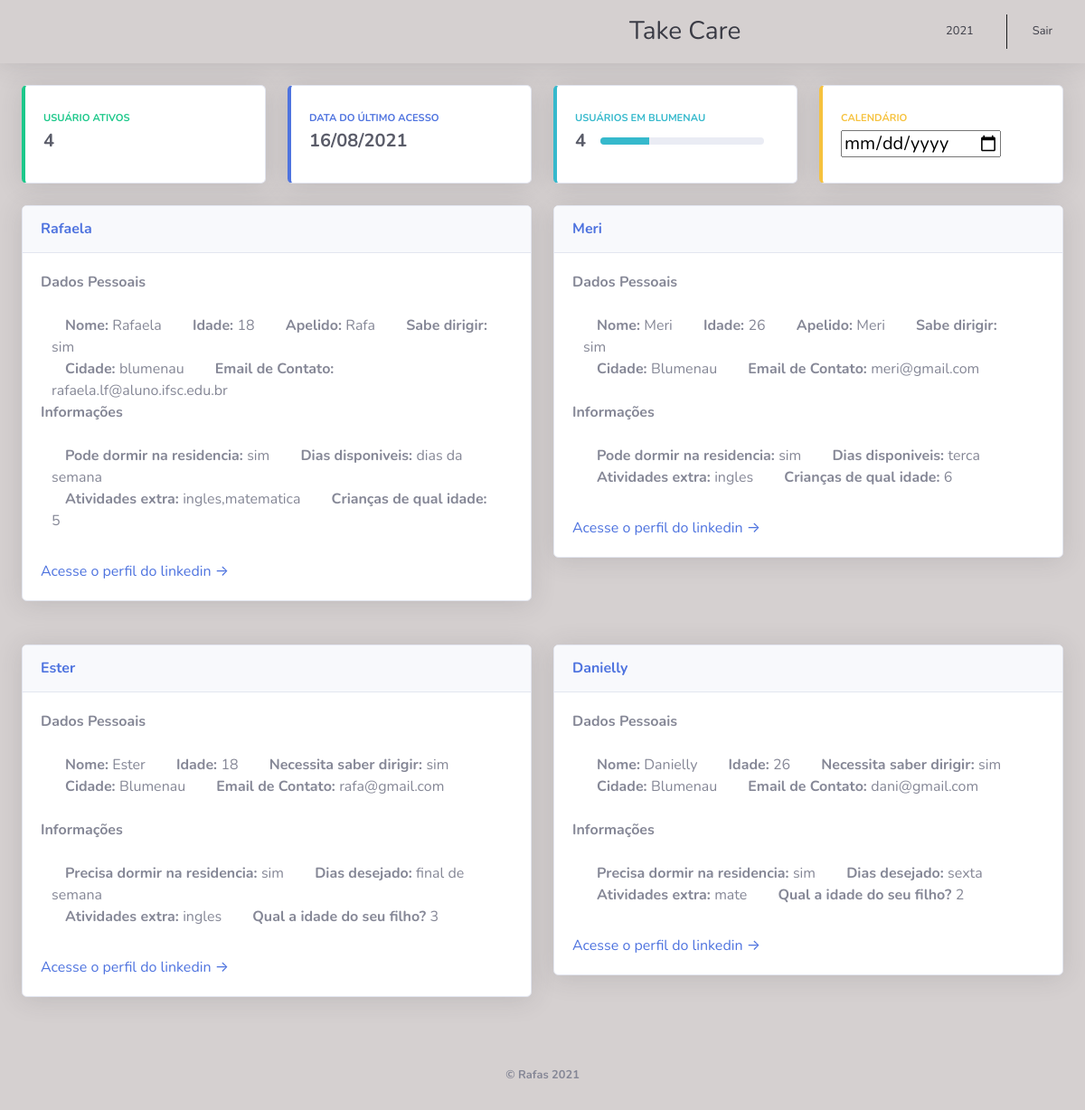
Screenshot of /logado/principal.php (signed in) with the database file from the repository.
### tables this page shows
CREATE TABLE `cadastro_baba` (
  `id` int(11) NOT NULL,
  `nome` varchar(240) NOT NULL,
  `documento` varchar(240) NOT NULL,
  `apelido` varchar(240) NOT NULL,
  `idade` int(240) NOT NULL,
  `nascimento` date NOT NULL,
  `idadeFilho` int(20) NOT NULL,
  `atividade` varchar(240) NOT NULL,
  `dirigir` varchar(240) NOT NULL,
  `dormiBaba` varchar(240) NOT NULL,
  `semana` varchar(240) NOT NULL,
  `nomeMae` varchar(240) NOT NULL,
  `cep` varchar(240) NOT NULL,
  `cidade` varchar(240) NOT NULL,
  `endereco` varchar(240) NOT NULL,
  `bairro` varchar(240) NOT NULL,
  `numero` varchar(240) NOT NULL,
  `complemento` varchar(240) NOT NULL,
  `email` varchar(240) NOT NULL,
  `senha` varchar(240) NOT NULL,
  `link` varchar(2048) NOT NULL
);

CREATE TABLE `cadastro_responsavel` (
  `id` int(11) NOT NULL,
  `nome` varchar(240) NOT NULL,
  `documento` varchar(240) NOT NULL,
  `apelido` varchar(30) NOT NULL,
  `idade` varchar(240) NOT NULL,
  `nascimento` date NOT NULL,
  `idadeFilho` int(10) NOT NULL,
  `atividade` varchar(240) NOT NULL,
  `dirigir` varchar(240) NOT NULL,
  `dormiPais` varchar(240) NOT NULL,
  `semana` varchar(240) NOT NULL,
  `nomeMae` varchar(240) NOT NULL,
  `cep` varchar(240) NOT NULL,
  `cidade` varchar(240) NOT NULL,
  `endereco` varchar(240) NOT NULL,
  `bairro` varchar(240) NOT NULL,
  `numero` varchar(240) NOT NULL,
  `complemento` varchar(240) NOT NULL,
  `email` varchar(240) NOT NULL,
  `senha` varchar(240) NOT NULL,
  `link` varchar(2048) NOT NULL
);

### logado/principal.php (the view, shortened to what the rows shown need)
<?php
global $conexao;
$consulta = "SELECT * FROM cadastro_baba";
$con = mysqli_query($conexao, $consulta) or die (mysqli_error);
$resp = "SELECT * FROM cadastro_responsavel";
$conec = mysqli_query($conexao, $resp) or die (mysqli_error);
?>
<!DOCTYPE html>
<html lang="en">
<head>
    <link href="../template/vendor/fontawesome-free/css/all.min.css" rel="stylesheet" type="text/css">
    <link href="../template/css/sb-admin-2.css" rel="stylesheet">
</head>
<body id="page-top">
<div id="wrapper">
    <div id="content-wrapper" class="d-flex flex-column">
        <div id="content">
            <div class="container-fluid">
                <div class="row">
                    <?php  while($dadoBaba = $con->fetch_array()){ ?>
                    <div class="col-lg-6 mb-4">
                        <div class="card shadow mb-4">
                            <div class="card-header py-3">
                                <h6 class="m-0 font-weight-bold text-primary"><?php echo $dadoBaba["nome"] ?></h6>
                            </div>
                            <div class="card-body">
                                <div class="col-md-12 col-xs-12">
                                    <div class="form-group row">
                                        <b>Dados Pessoais</b><br><br>
                                        <div class="col-md-12 col-xs-12">
                                            <a style="margin: 15px">
                                                <b>Nome: </b>
                                                <?php echo $dadoBaba["nome"] ?>
                                            </a>
                                            <a style="margin: 15px">
                                                <b>Idade: </b>
                                                <?php echo $dadoBaba["idade"] ?>
                                            </a>
                                            <a style="margin: 15px">
                                                <b>Apelido: </b>
                                                <?php echo $dadoBaba["apelido"] ?>
                                            </a>
                                            <a style="margin: 15px">
                                                <b>Sabe dirigir: </b>
                                                <?php echo $dadoBaba["dirigir"] ?>
                                            </a>
                                        </div>
                                        <br>
                                        <div class="col-md-12 col-xs-12">
                                            <a style="margin: 15px">
                                                <b>Cidade: </b>
                                                <?php echo $dadoBaba["cidade"] ?>
                                            </a>
                                            <a style="margin: 15px">
                                                <b>Email de Contato: </b>
                                                <?php echo $dadoBaba["email"] ?>
                                            </a>
                                        </div>
                                        <br>
                                        <br>
                                        <div class="form-group">
                                            <b>Informações</b><br><br>
                                            <div class="col-md-12 col-xs-12">
                                                <a style="margin: 15px">
                                                    <b>Pode dormir na residencia: </b>
                                                    <?php echo $dadoBaba["dormiBaba"] ?>
                                                </a>
                                                <a style="margin: 15px">
                                                    <b>Dias disponiveis: </b>
                                                    <?php echo $dadoBaba["semana"] ?>
                                                </a>
                                            </div>
                                            <div class="col-md-12 col-xs-12">
                                                <a style="margin: 15px">
                                                    <b>Atividades extra: </b>
                                                    <?php echo $dadoBaba["atividade"] ?>
                                                </a>
                                                <a style="margin: 15px">
                                                    <b>Crianças de qual idade: </b>
                                                    <?php echo $dadoBaba["idadeFilho"] ?>
                                                </a>
                                            </div>
                                        </div>
                                    </div>
                                </div>
                                <a target="_blank" rel="nofollow" href=" <?php echo $dadoBaba["link"] ?>">Acesse o perfil do linkedin &rarr;</a>
                            </div>
                        </div>
                    </div>
                    <?php  } ?>
                    <?php  while($dadoResponsavel = $conec->fetch_array()){ ?>
                        <div class="col-lg-6 mb-4">
                            <div class="card shadow mb-4">
                                <div class="card-header py-3">
                                    <h6 class="m-0 font-weight-bold text-primary"><?php echo $dadoResponsavel["nome"] ?></h6>
                                </div>
                                <div class="card-body">
                                    <div class="col-md-12 col-xs-12">
                                        <div class="form-group row">
                                            <b>Dados Pessoais</b><br><br>
                                            <div class="col-md-12 col-xs-12">
                                                <a style="margin: 15px">
                                                    <b>Nome: </b>
                                                    <?php echo $dadoResponsavel["nome"] ?>
                                                </a>
                                                <a style="margin: 15px">
                                                    <b>Idade: </b>
                                                    <?php echo $dadoResponsavel["idade"] ?>
                                                </a>
                                                <a style="margin: 15px">
                                                    <b>Necessita saber dirigir: </b>
                                                    <?php echo $dadoResponsavel["dirigir"] ?>
                                                </a>
                                            </div>
                                            <br>
                                            <div class="col-md-12 col-xs-12">
                                                <a style="margin: 15px">
                                                    <b>Cidade: </b>
                                                    <?php echo $dadoResponsavel["cidade"] ?>
                                                </a>
                                                <a style="margin: 15px">
                                                    <b>Email de Contato: </b>
                                                    <?php echo $dadoResponsavel["email"] ?>
                                                </a>
                                            </div>
                                            <br>
                                            <br>
                                            <div class="form-group">
                                                <b>Informações</b><br><br>
                                                <div class="col-md-12 col-xs-12">
                                                    <a style="margin: 15px">
                                                        <b>Precisa dormir na residencia: </b>
                                                        <?php echo $dadoResponsavel["dormiPais"] ?>
                                                    </a>
                                                    <a style="margin: 15px">
                                                        <b>Dias desejado: </b>
                                                        <?php echo $dadoResponsavel["semana"] ?>
                                                    </a>
                                                </div>
                                                <div class="col-md-12 col-xs-12">
                                                    <a style="margin: 15px">
                                                        <b>Atividades extra: </b>
                                                        <?php echo $dadoResponsavel["atividade"] ?>
                                                    </a>
                                                    <a style="margin: 15px">
                                                        <b>Qual a idade do seu filho? </b>
                                                        <?php echo $dadoResponsavel["idadeFilho"] ?>
                                                    </a>
                                                </div>
                                            </div>
                                        </div>
                                    </div>
                                    <a target="_blank" rel="nofollow" href="<?php echo $dadoResponsavel["link"] ?>">Acesse o perfil do linkedin &rarr;</a>
                                </div>
                            </div>
                        </div>
                    <?php  } ?>
                </div>
            </div>
        </div>
    </div>
</div>
</body>
</html>

### rows the page displays
cadastro_baba: nome "Rafaela", idade "18", apelido "Rafa", dirigir "sim", cidade "blumenau", email "rafaela.lf@aluno.ifsc.edu.br", dormiBaba "sim", semana "dias da semana", atividade "ingles,matematica", idadeFilho "5"
cadastro_baba: nome "Meri", idade "26", apelido "Meri", dirigir "sim", cidade "Blumenau", email "meri@gmail.com", dormiBaba "sim", semana "terca", atividade "ingles", idadeFilho "6"
cadastro_responsavel: nome "Ester", idade "18", dirigir "sim", cidade "Blumenau", email "rafa@gmail.com", dormiPais "sim", semana "final de semana", atividade "ingles", idadeFilho "3"
cadastro_responsavel: nome "Danielly", idade "26", dirigir "sim", cidade "Blumenau", email "dani@gmail.com", dormiPais "sim", semana "sexta", atividade "mate", idadeFilho "2"

### other values shown
$_SESSION['documento'] "2021"
$rowTotal "4"
$cidadeTotal "4"
